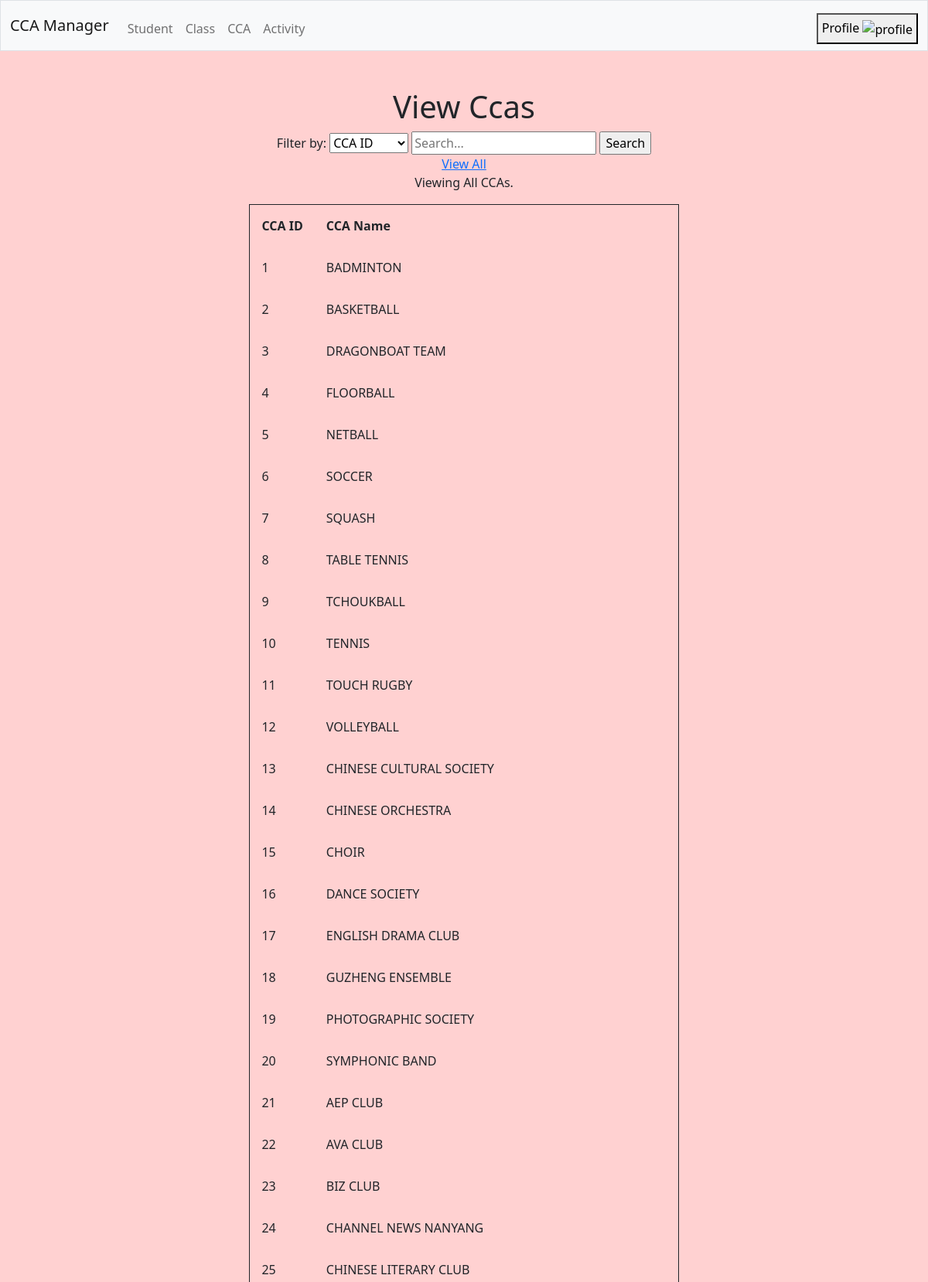
Page /view/ccas (upper part) on the committed database.
### tables this page shows
CREATE TABLE cca (
    id INTEGER,
    name TEXT,
    PRIMARY KEY(id)
);

### main.py (the view, shortened to what this page needs)
@app.route('/view/<form>', methods=['POST', 'GET'])
def view(form):
    if request.method == 'POST': # filter functions for view page
        search_key = request.form['search_key'] # str
        search_value = request.form['search_value'] # str
        data = storage.database[form].find(
            {search_key: search_value}
        ) # list of dict
    if form == 'students':
        if request.method == 'POST': # filter
            if data == []:
                return frontend.view_student(
                    data=data,
                    message='Student {} {} cannot be found.'.format(search_key, search_value)
                )
            else:
                return frontend.view_student(
                    data=data,
                    message="Viewing Students with {} {}.".format(search_key, search_value)
                )
        else:
            data = storage.database[form].get_all() # list of dict
            return frontend.view_student(data=data, message='Viewing All Students.')
    elif form == 'ccas':
        if request.method == 'POST': # filter
            if data == []:
                return frontend.view_cca(
                    data=data,
                    message='CCA {} {} cannot be found.'.format(search_key, search_value)
                )
            else:
                return frontend.view_cca(
                    data=data,
                    message="Viewing CCAs with {} {}.".format(search_key, search_value)
                )
        else:
            data = storage.database[form].get_all() # list of dict
            return frontend.view_cca(data=data, message='Viewing All CCAs.')

### frontend.py (called while the page is built)
def view_cca(data: list, message="") -> None:
    return render_template("view.html",
                           entity="ccas",
                           headers=[
                               {"label": "CCA ID", "value": "id"},
                               {"label": "CCA Name", "value": "name"}],
                           data=data,
                           message=message)

### storage.py (called while the page is built)
    def execute(self, sql_statement:str, values={}) -> list:
        with sqlite3.connect('database.db') as conn:
            conn.row_factory = sqlite3.Row # turns output into dict
            cur = conn.cursor()
            cur.execute(sql_statement, values)
            results = cur.fetchall()
            list_of_dict = []
            for record in results:
                list_of_dict.append(dict(record)) # convert Row object to dict
            return list_of_dict

    def get_all(self, column='*') -> list:
        sql_statement = 'SELECT ' + column + ' FROM ' + self.__table
        return self.execute(sql_statement)

### templates/view.html (shortened to what this page needs)
{% extends "layout.html" %}
{% block main %}
    <h1>View {{ entity | title }}</h1>
    {% if entity == "subject" %}
    <h2>Subjects Taken</h2>
    <h3>Student Name: {{ student_name['name'] }}</h3>
    <table>
        <tr>
            {% for header in headers %}
            <th>{{ header['label'] }}</th>
            {% endfor %}
        </tr>
        {% for record in data %}
        <tr>
            {% for value in record.values() %}
            <td>{{ value }}</td>
            {% endfor %}
        </tr>
        {% endfor %}
    </table>
    <p><a href="/view/students">Return to View Student</a></p>
    {% else %}
    <form action="/view/{{ entity }}" method="POST">
        <label for="search_key">Filter by: </label>
        <select name="search_key" id="search_key">
            {% for header in headers %}
            <option value="{{ header['value'] }}">{{ header['label'] }}</option>
            {% endfor %}
        </select>
        <input
            id="search_value"
            type="text"
            name="search_value"
            value=""
            placeholder="Search..."
            autocomplete="off"
            required
            >
        <input type="submit" value="Search">
    </form>
    <a href="/view/{{ entity }}">View All</a>
    <p id="fail">{{ message }}</p>
    <table>
        <tr>
            {% for header in headers %}
            <th>{{ header['label'] }}</th>
            {% endfor %}
        </tr>
        {% for record in data %}
        <tr>
            {% for value in record.values() %}
            <td>{{ value }}</td>
            {% endfor %}
        </tr>
        {% endfor %}
    </table>
    {% endif %}
{% endblock %}

### static/styles.css (style rules this page uses)
body { background-color: #ffd1d1; }
table { border: 1px solid; margin-left: auto; margin-right: auto; }
th, td { padding: 15px; text-align: left; }

### rows in the picture
cca: values "1", name "BADMINTON"
cca: values "2", name "BASKETBALL"
cca: values "3", name "DRAGONBOAT TEAM"
cca: values "4", name "FLOORBALL"
cca: values "5", name "NETBALL"
cca: values "6", name "SOCCER"
cca: values "7", name "SQUASH"
cca: values "8", name "TABLE TENNIS"
cca: values "9", name "TCHOUKBALL"
cca: values "10", name "TENNIS"
cca: values "11", name "TOUCH RUGBY"
cca: values "12", name "VOLLEYBALL"
cca: values "13", name "CHINESE CULTURAL SOCIETY"
cca: values "14", name "CHINESE ORCHESTRA"
cca: values "15", name "CHOIR"
cca: values "16", name "DANCE SOCIETY"
cca: values "17", name "ENGLISH DRAMA CLUB"
cca: values "18", name "GUZHENG ENSEMBLE"
cca: values "19", name "PHOTOGRAPHIC SOCIETY"
cca: values "20", name "SYMPHONIC BAND"
cca: values "21", name "AEP CLUB"
cca: values "22", name "AVA CLUB"
cca: values "23", name "BIZ CLUB"
cca: values "24", name "CHANNEL NEWS NANYANG"
cca: values "25", name "CHINESE LITERARY CLUB"

### other values in the picture
{{ entity | title }} "Ccas"
{{ message }} "Viewing All CCAs."
{{ header['label'] }} "CCA ID" "CCA Name"
form field search_key "CCA ID"
